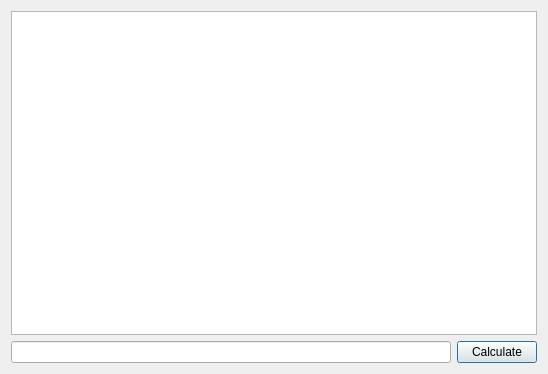
<?xml version="1.0" encoding="UTF-8"?>
<ui version="4.0">
 <class>Widget</class>
 <widget class="QDialog" name="Widget">
  <property name="geometry">
   <rect>
    <x>0</x>
    <y>0</y>
    <width>548</width>
    <height>374</height>
   </rect>
  </property>
  <property name="windowTitle">
   <string>QLALR based calculator demo</string>
  </property>
  <layout class="QVBoxLayout" name="verticalLayout">
   <item>
    <widget class="QPlainTextEdit" name="resultEdit">
     <property name="lineWrapMode">
      <enum>QPlainTextEdit::NoWrap</enum>
     </property>
     <property name="readOnly">
      <bool>true</bool>
     </property>
    </widget>
   </item>
   <item>
    <layout class="QHBoxLayout" name="horizontalLayout">
     <item>
      <widget class="QLineEdit" name="inputEdit"/>
     </item>
     <item>
      <widget class="QPushButton" name="calculateButton">
       <property name="text">
        <string>Calculate</string>
       </property>
       <property name="default">
        <bool>true</bool>
       </property>
      </widget>
     </item>
    </layout>
   </item>
  </layout>
 </widget>
 <resources/>
 <connections/>
</ui>
